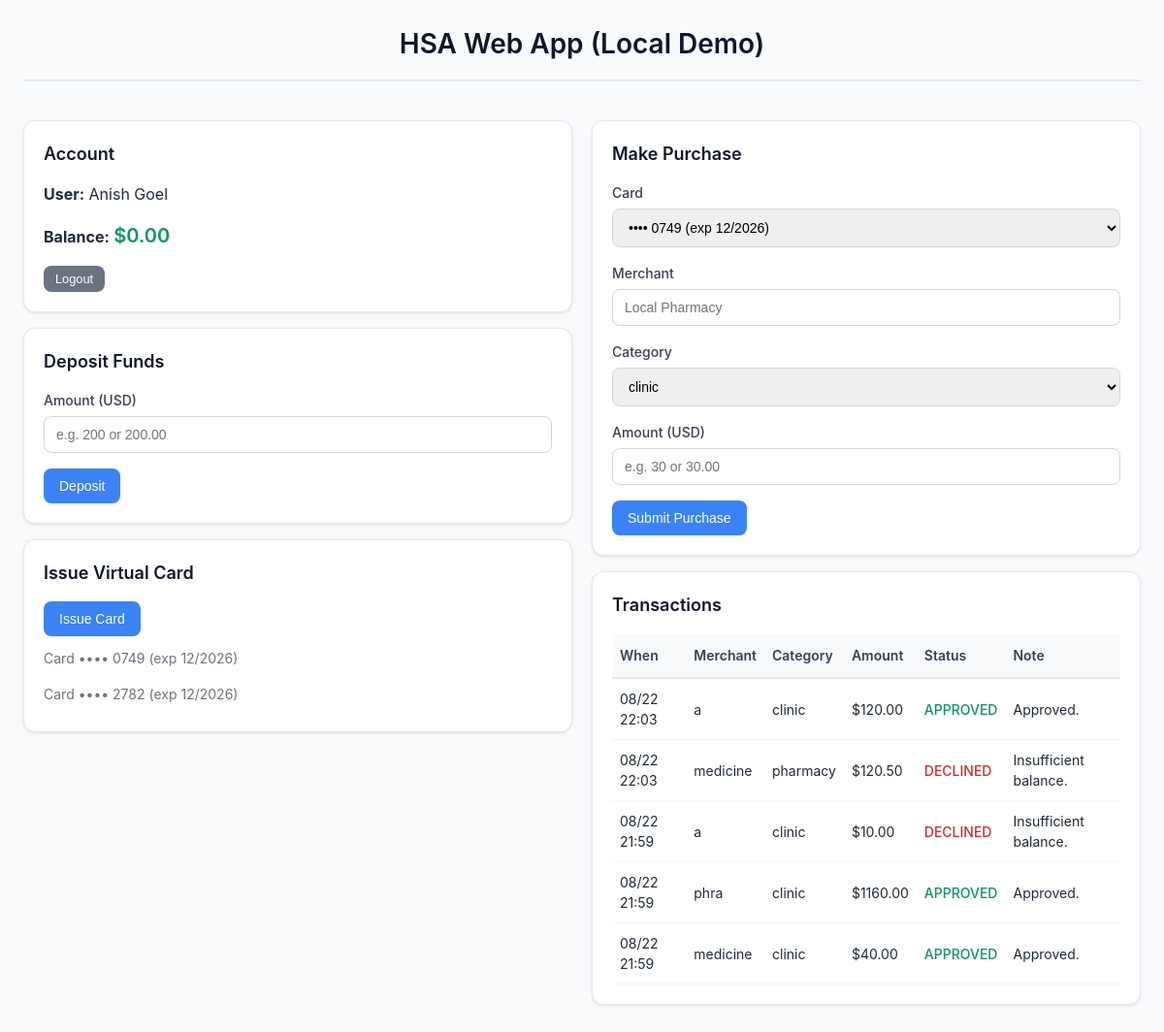
Page /dashboard (signed in) on the committed database.
### app.py (models this page shows)
class User(db.Model):
    id = db.Column(db.Integer, primary_key=True)
    name = db.Column(db.String(80), nullable=False)

class Account(db.Model):
    id = db.Column(db.Integer, primary_key=True)
    user_id = db.Column(db.Integer, db.ForeignKey("user.id"), nullable=False)
    balance_cents = db.Column(db.Integer, default=0)

class Card(db.Model):
    id = db.Column(db.Integer, primary_key=True)
    account_id = db.Column(db.Integer, db.ForeignKey("account.id"), nullable=False)
    last4 = db.Column(db.String(4), nullable=False)
    token = db.Column(db.String(32), nullable=False)  # pseudo PAN, not real
    exp_month = db.Column(db.Integer, nullable=False)
    exp_year = db.Column(db.Integer, nullable=False)
    active = db.Column(db.Boolean, default=True)

class Transaction(db.Model):
    id = db.Column(db.Integer, primary_key=True)
    account_id = db.Column(db.Integer, db.ForeignKey("account.id"), nullable=False)
    card_id = db.Column(db.Integer, db.ForeignKey("card.id"), nullable=True)
    merchant = db.Column(db.String(120), nullable=False)
    category = db.Column(db.String(64), nullable=False)
    amount_cents = db.Column(db.Integer, nullable=False)
    approved = db.Column(db.Boolean, default=False)
    reason = db.Column(db.String(200), nullable=True)
    created_at = db.Column(db.DateTime, default=datetime.utcnow)

### app.py (the view)
@app.route("/dashboard", methods=["GET"])
def dashboard():
    acct_id = session.get("account_id")
    if not acct_id:
        return redirect(url_for("home"))
    acct = Account.query.get(acct_id)
    user = User.query.get(acct.user_id)
    cards = Card.query.filter_by(account_id=acct.id, active=True).all()
    txns = Transaction.query.filter_by(account_id=acct.id).order_by(Transaction.created_at.desc()).all()
    return render_template("dashboard.html",
                           user=user, acct=acct, cards=cards, txns=txns,
                           qualified=sorted(list(QUALIFIED)))

### templates/dashboard.html (shortened to what this page needs)
{% extends "base.html" %}
{% block content %}
<div class="row">
  <div class="col">
    <div class="card">
      <h3>Account</h3>
      <p><strong>User:</strong> {{ user.name }}</p>
      <p><strong>Balance:</strong> <span class="balance">${{ "%.2f"|format(acct.balance_cents/100) }}</span></p>
      <form method="post" action="/logout" style="margin-top: 16px;">
        <button type="submit" style="background: #6b7280; font-size: 0.8rem; padding: 6px 12px;">Logout</button>
      </form>
    </div>
    <div class="card">
      <h3>Deposit Funds</h3>
      <form method="post" action="/deposit">
        <div class="form-group">
          <label>Amount (USD)</label>
          <input name="amount" placeholder="e.g. 200 or 200.00" required>
        </div>
        <div class="form-group">
          <button type="submit">Deposit</button>
        </div>
      </form>
    </div>
    <div class="card">
      <h3>Issue Virtual Card</h3>
      <form method="post" action="/issue-card">
        <button type="submit">Issue Card</button>
      </form>
      <ul class="card-list">
        {% for c in cards %}
          <li>Card •••• {{ c.last4 }} (exp {{ c.exp_month }}/{{ c.exp_year }})</li>
        {% else %}
          <li>No cards yet.</li>
        {% endfor %}
      </ul>
    </div>
  </div>
  <div class="col">
    <div class="card">
      <h3>Make Purchase</h3>
      <form method="post" action="/purchase">
        <div class="form-group">
          <label>Card</label>
          <select name="card_id" required>
            {% for c in cards %}
              <option value="{{ c.id }}">•••• {{ c.last4 }} (exp {{ c.exp_month }}/{{ c.exp_year }})</option>
            {% endfor %}
          </select>
        </div>
        <div class="form-group">
          <label>Merchant</label>
          <input name="merchant" placeholder="Local Pharmacy" required>
        </div>
        <div class="form-group">
          <label>Category</label>
          <select name="category" required>
            {% for cat in qualified %}
              <option value="{{ cat }}">{{ cat }}</option>
            {% endfor %}
          </select>
        </div>
        <div class="form-group">
          <label>Amount (USD)</label>
          <input name="amount" placeholder="e.g. 30 or 30.00" required>
        </div>
        <div class="form-group">
          <button type="submit">Submit Purchase</button>
        </div>
      </form>
    </div>
    <div class="card">
      <h3>Transactions</h3>
      <table>
        <thead>
          <tr><th>When</th><th>Merchant</th><th>Category</th><th>Amount</th><th>Status</th><th>Note</th></tr>
        </thead>
        <tbody>
          {% for t in txns %}
            <tr>
              <td>{{ t.created_at.strftime("%m/%d %H:%M") }}</td>
              <td>{{ t.merchant }}</td>
              <td>{{ t.category }}</td>
              <td>${{ "%.2f"|format(t.amount_cents/100) }}</td>
              <td><span class="{{ 'status-approved' if t.approved else 'status-declined' }}">{{ "APPROVED" if t.approved else "DECLINED" }}</span></td>
              <td>{{ t.reason }}</td>
            </tr>
          {% else %}
            <tr><td colspan="6">No transactions yet.</td></tr>
          {% endfor %}
        </tbody>
      </table>
    </div>
  </div>
</div>
{% endblock %}

### templates/base.html (shortened to what this page needs)
<!doctype html>
<html lang="en">
<head>
</head>
<body>
<div class="container">
  <header>
    <h2>HSA Web App (Local Demo)</h2>
  </header>
  <main>
    {% block content %}{% endblock %}
  </main>
</div>
</body>
</html>

### templates/base.html (style rules this page uses)
* { box-sizing: border-box; }
body { font-family: -apple-system, BlinkMacSystemFont, 'Segoe UI', system-ui, sans-serif; margin: 0; padding: 24px; background: #f8fafc; color: #1e293b; line-height: 1.5; }
header { margin-bottom: 24px; text-align: center; padding-bottom: 16px; border-bottom: 2px solid #e2e8f0; }
header h2 { margin: 0; color: #0f172a; font-weight: 600; font-size: 1.75rem; }
.container { max-width: 1200px; margin: 0 auto; }
.card { background: white; border: 1px solid #e2e8f0; border-radius: 12px; padding: 20px; margin: 16px 0; box-shadow: 0 1px 3px 0 rgb(0 0 0 / 0.1); }
.card h3 { margin: 0 0 16px 0; color: #0f172a; font-size: 1.125rem; font-weight: 600; }
.row { display: flex; gap: 20px; flex-wrap: wrap; align-items: flex-start; }
.col { flex: 1; min-width: 300px; }
.form-group { margin-bottom: 16px; }
.form-group:last-child { margin-bottom: 0; }
label { display: block; font-size: 0.875rem; font-weight: 500; color: #374151; margin-bottom: 6px; }
input, select { width: 100%; padding: 10px 12px; border-radius: 8px; border: 1px solid #d1d5db; font-size: 0.875rem; transition: border-color 0.2s, box-shadow 0.2s; }
button { background: #3b82f6; color: white; border: none; padding: 10px 16px; border-radius: 8px; font-size: 0.875rem; font-weight: 500; cursor: pointer; transition: background-color 0.2s; }
table { border-collapse: collapse; width: 100%; font-size: 0.875rem; }
th { background: #f8fafc; font-weight: 600; color: #374151; padding: 12px 8px; text-align: left; border-bottom: 2px solid #e2e8f0; }
td { padding: 10px 8px; border-bottom: 1px solid #f1f5f9; }
.balance { font-size: 1.25rem; font-weight: 600; color: #059669; }
.status-approved { color: #059669; font-weight: 500; }
.status-declined { color: #dc2626; font-weight: 500; }
.card-list { list-style: none; padding: 0; margin: 12px 0 0 0; }
.card-list li { padding: 8px 0; color: #6b7280; font-size: 0.875rem; }
.card-list li:first-child { padding-top: 0; }

### rows in the picture
User: name "Anish Goel"
Account: acct.balance_cents/100 "0.00"
Card: last4 "0749", exp_month "12", exp_year "2026"
Card: last4 "2782", exp_month "12", exp_year "2026"
Transaction: created_at "08/22 22:03", merchant "a", category "clinic", t.amount_cents/100 "120.00", approved "APPROVED", reason "Approved."
Transaction: created_at "08/22 22:03", merchant "medicine", category "pharmacy", t.amount_cents/100 "120.50", approved "DECLINED", reason "Insufficient balance."
Transaction: created_at "08/22 21:59", merchant "a", category "clinic", t.amount_cents/100 "10.00", approved "DECLINED", reason "Insufficient balance."
Transaction: created_at "08/22 21:59", merchant "phra", category "clinic", t.amount_cents/100 "1160.00", approved "APPROVED", reason "Approved."
Transaction: created_at "08/22 21:59", merchant "medicine", category "clinic", t.amount_cents/100 "40.00", approved "APPROVED", reason "Approved."

### other values in the picture
form field category "clinic"
